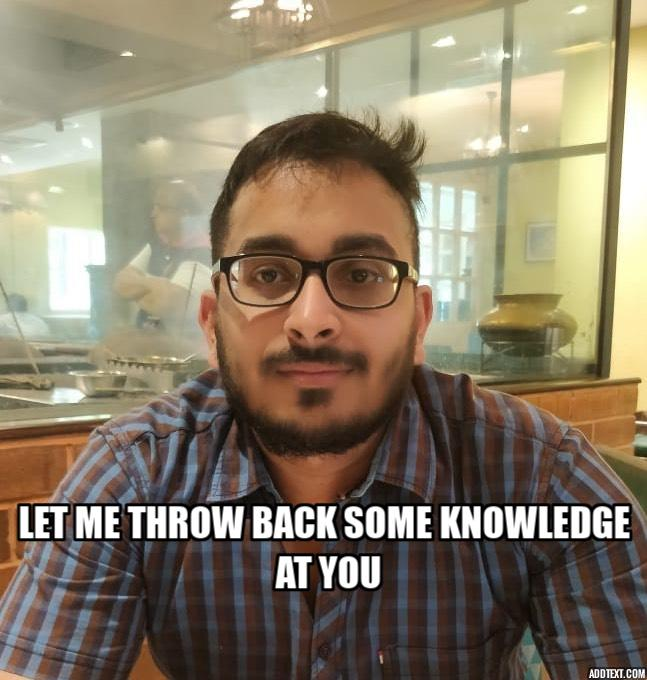
#> input picture assets/anish.jpg, 647 x 680 px
$ python moonFilter.py
#> lines starting #> are read from the running program, lines starting #| are printed output that depends on the picture
import cv2
import sys
import numpy as np

#Read input image
image = cv2.imread("../assets/anish.jpg")
#> image is the input picture: shape (680, 647, 3); mean B, G, R 105, 125.9, 138.1

#create a clone of input image to work on
output = image.copy()

#convert to LAB color space
output = cv2.cvtColor(output, cv2.COLOR_BGR2LAB)
#> output: shape (680, 647, 3); mean of channels 0, 1, 2 133.1, 130, 141.2

#split into channels
L, A, B = cv2.split(output)
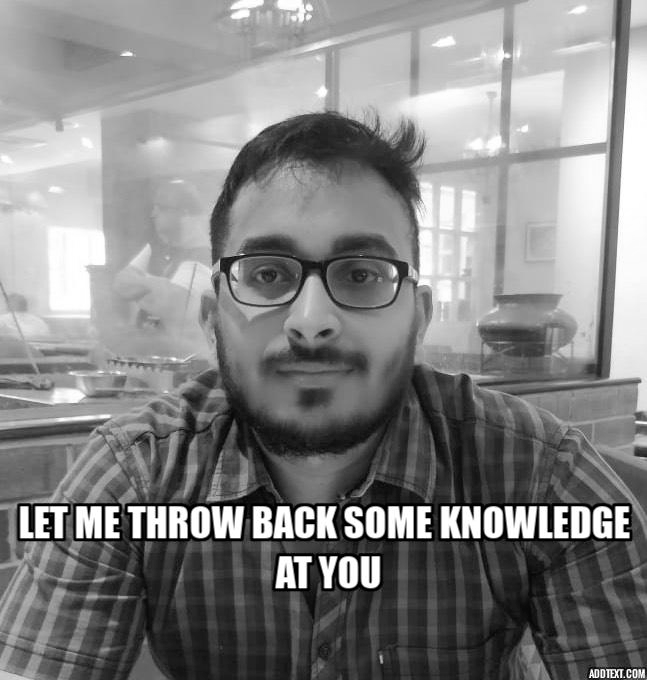
#> L: shape (680, 647); min 0, max 255, mean 133.1
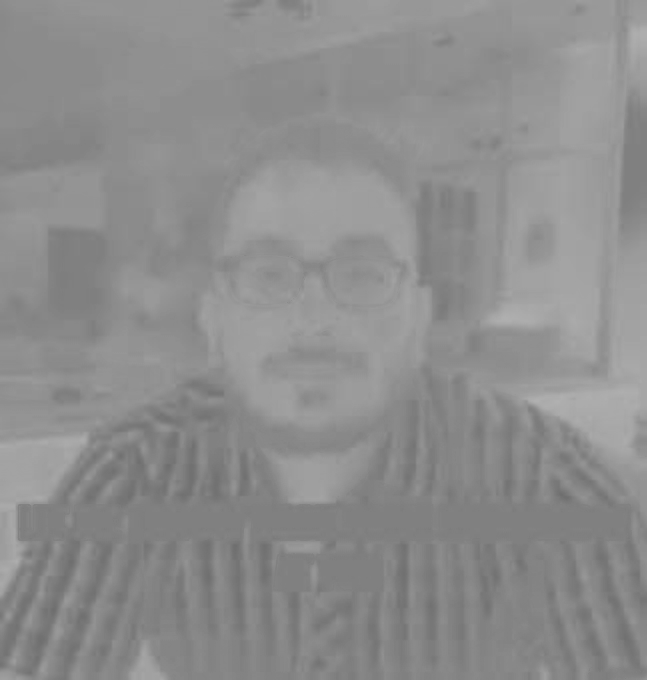
#> B: shape (680, 647); min 110, max 177, mean 141.2

#Interpolation values
originalValues = np.array([0, 15, 30, 50, 70, 90, 120, 160, 180, 210, 255 ])
values =         np.array([0, 0, 5, 15, 60, 110, 150, 190, 210, 230, 255  ])

#create lookup table
allValues = np.arange(0, 256)

#Creating the lookuptable
lookuptable = np.interp(allValues, originalValues, values)

#apply mapping for L channels
L = cv2.LUT(L, lookuptable)

#convert to uint8
L = np.uint8(L)

#merge back the channels
output = cv2.merge([L, A, B])
#> output: shape (680, 647, 3); mean of channels 0, 1, 2 142.7, 130, 141.2

#convert back to BGR color space
output = cv2.cvtColor(output, cv2.COLOR_LAB2BGR)
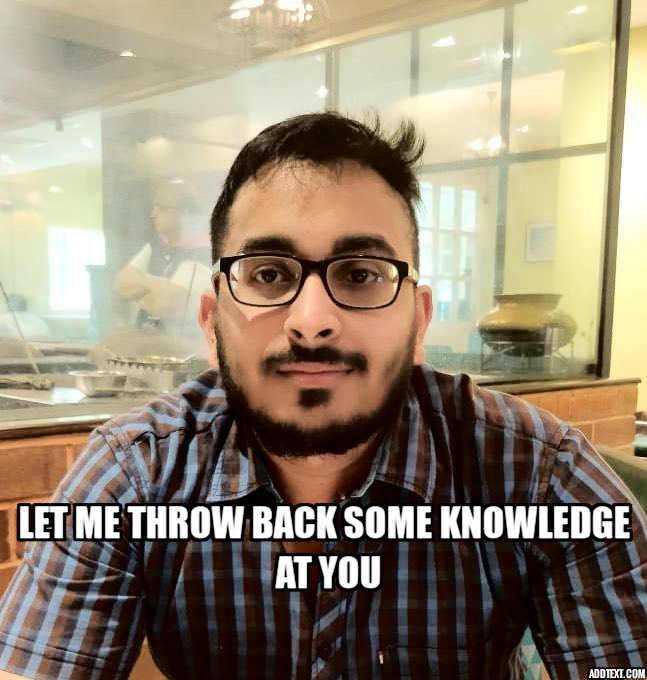
#> output: shape (680, 647, 3); mean B, G, R 115.7, 136.9, 150.1

#desaturate the image
#convert to HSV color space
output = cv2.cvtColor(output, cv2.COLOR_BGR2HSV)
#> output: shape (680, 647, 3); mean H, S, V 33.2, 91.6, 152.2

#split into channels
H, S, V = cv2.split(output)
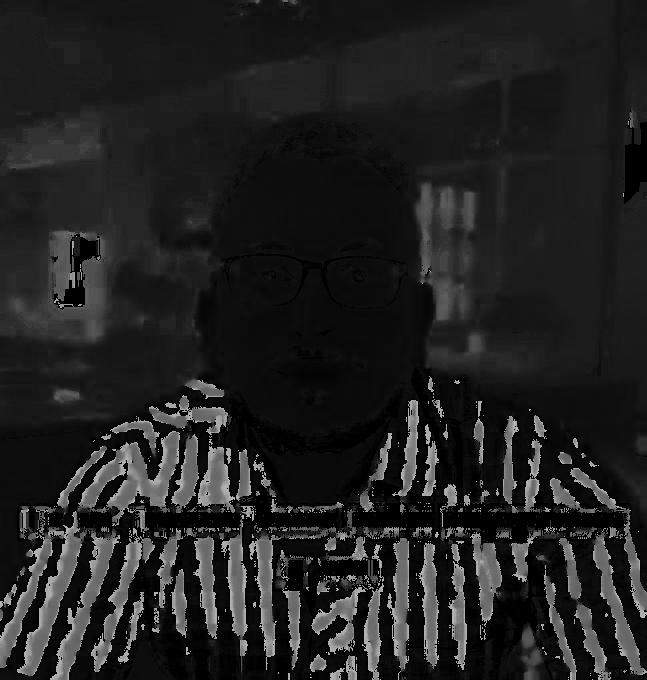
#> H: shape (680, 647); min 0, max 179, mean 33.2
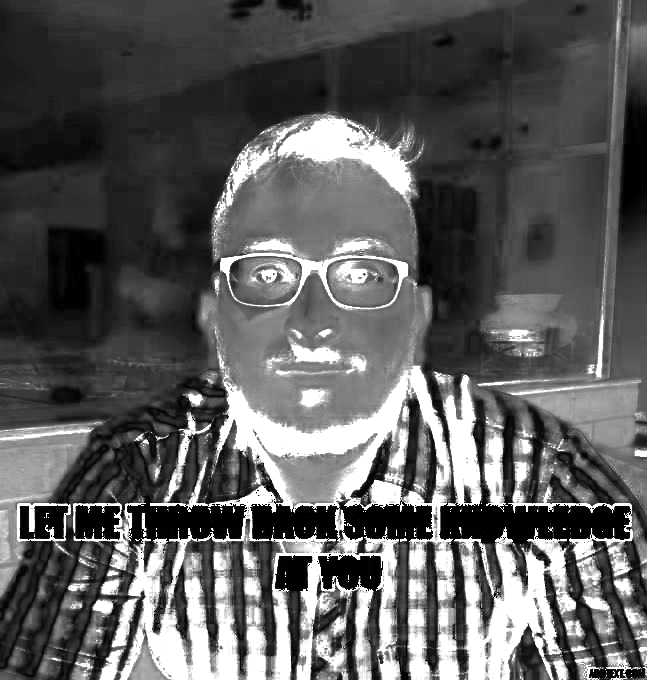
#> S: shape (680, 647); min 0, max 255, mean 91.6
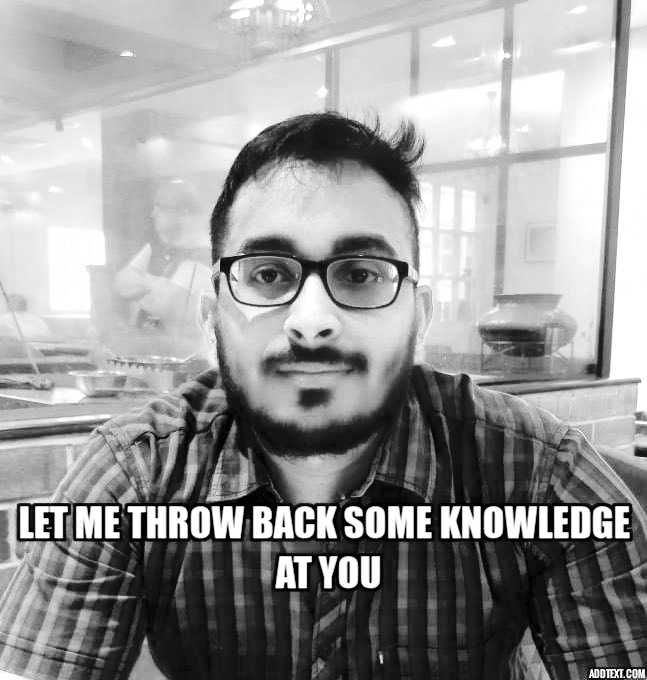
#> V: shape (680, 647); min 0, max 255, mean 152.2

#Multiply S channel by saturation scale value
S = S * 0.01

#convert to uint8
S = np.uint8(S)
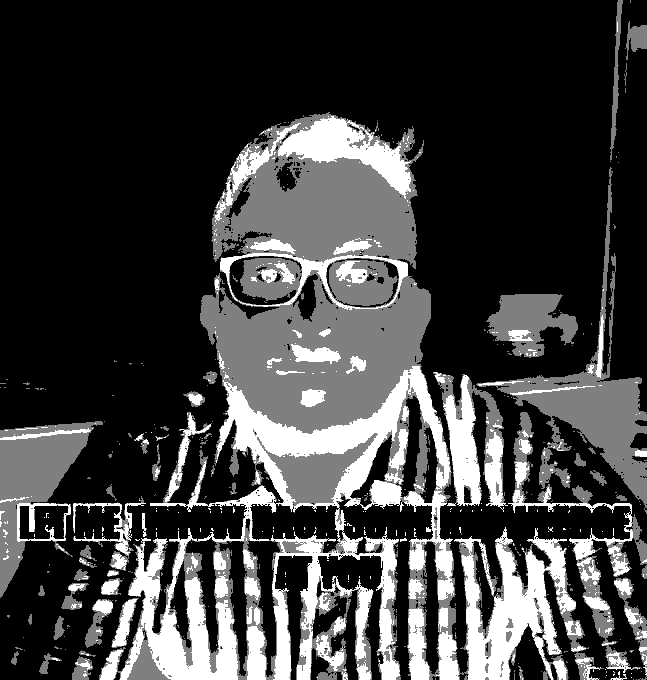
#> S: shape (680, 647); min 0, max 2, mean 0.487; drawn with min black and max white

#limit the values between 0 and 256
S = np.clip(S, 0, 255)

#merge back the channels
output = cv2.merge([H, S, V])
#> output: shape (680, 647, 3); mean H, S, V 33.2, 0.5, 152.2

#convert back to BGR color space
output = cv2.cvtColor(output, cv2.COLOR_HSV2BGR)

#create windows to display images
cv2.namedWindow("image", cv2.WINDOW_AUTOSIZE)
cv2.namedWindow("moon", cv2.WINDOW_AUTOSIZE)

#display images
cv2.imshow("image", image)
cv2.imshow("moon", output)

#press esc to exit the program
cv2.waitKey(0)

#destroy all the opened windows
cv2.destroyAllWindows()
